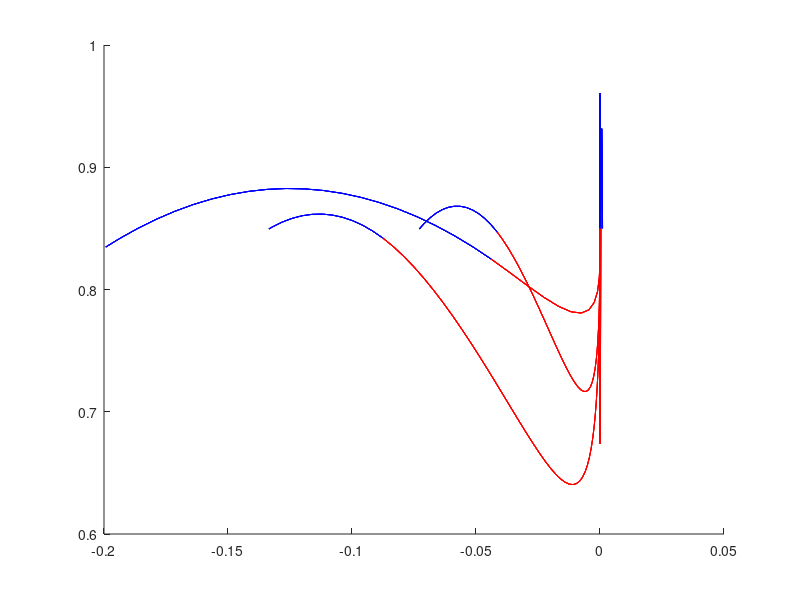
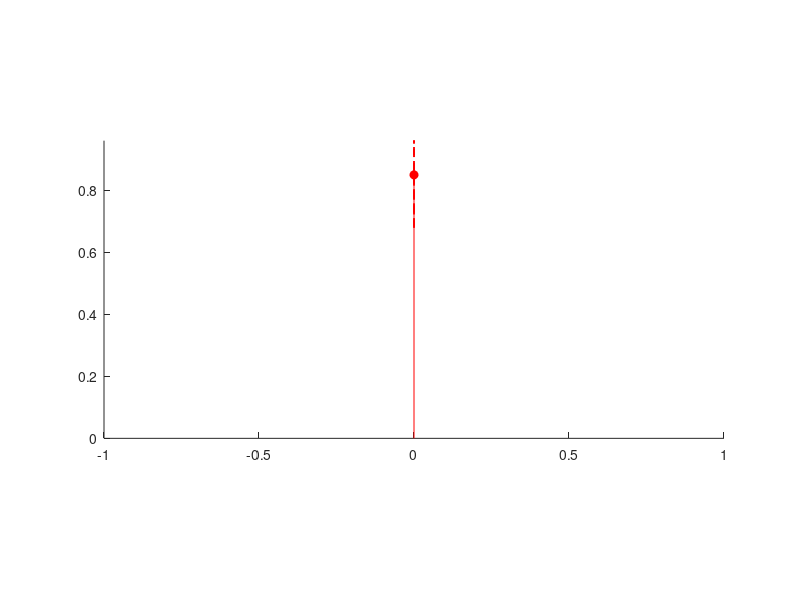
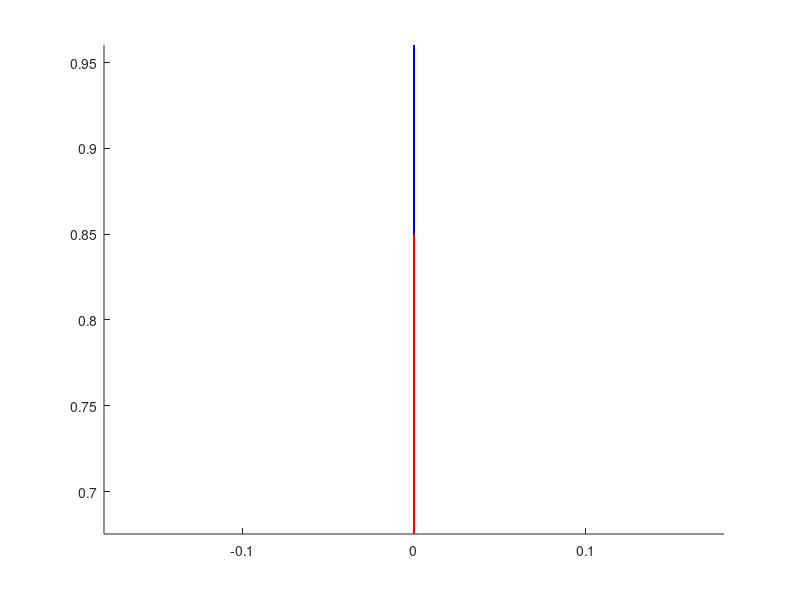

Write the MATLAB code that produced these figures, in order.
function hop()
    g=9.8;    m=72.5748; L0=.85;
    k=16*72*10*21.5;
    
    vx = 0;
    
    N = 1000;      % Number of Samples
    tSim = 10;     % Max Sim time
    
    tdPos = [];
    tdAng = pi/6;
    
    tStanceDes = .35*.45; % .35s estimated from paper
    tFlightDes = .35*.55;
    %tStanceDes = 0.2633;
    %tFlightDes = 0.2633/.45*.55;
    
    % for 3.5 m/s
    %tStanceDes=.225;
    %tFlightDes=.225/.64*(1-.64);
    
    % for 2.6 m/s
    tStanceDes=.3;
    tFlightDes=.3;
    
    
    figure(1)
    clf;
    hold on;
    global zs foots
    
    function dz = flightDynamics(t,z)
       dz = z;
       x = z(1); xdot = z(2);
       y = z(3); ydot = z(4);
       dz(1) = xdot;
       dz(2) = 0;
       
       dz(3) = ydot;
       dz(4) = -g;
    end
    function [value isterminal direction] = flightEvents(t,z)
       value = z(3)-L0*cos(tdAng);
       isterminal = 1;	direction = -1;
    end
    function dz  = stanceDynamics(t,z)
       dz = z;
       x = z(1); xdot = z(2);
       y = z(3); ydot = z(4);
       
       len = norm([x-tdPos(1) y]);
       dz(1) = xdot;
       dz(2) = 1/m * ( k * (L0 - len) * (x-tdPos(1)) / len);
       
       dz(3) = ydot;
       dz(4) = -g + 1/m * ( k * (L0 - len) * y / len);
    end
    function [value isterminal direction] = stanceEvents(t,z)
       x = z(1); xdot = z(2);
       y = z(3); ydot = z(4);
       
       len = norm([x-tdPos(1) y]);
       value = len-L0;
       isterminal = 1;	direction = +1;
    end

    function [t_out z_out foot_out tf zf en loTime] = simulatePeriod(t0,params,x0)
        flightOptions = odeset('Events',@flightEvents,'AbsTol',1e-9,'RelTol',1e-9);
        stanceOptions = odeset('Events',@stanceEvents,'AbsTol',1e-9,'RelTol',1e-9); 
        
        xorig = 0;
        if nargin==3
            xorig = x0;
        end
        

        z0 = [xorig vx L0*cos(params(1)) params(2)];  
        k = params(3);
        tdAng = params(1);
        
        
        en = [];
        tspan = linspace(t0,t0+tSim,N);
        tdPos = [z0(1)+z0(3)*tan(tdAng) 0];
        %tdPos = [z0(1)+L0*sin(tdAng) z0(3)-L0*cos(tdAng)];
        
        % Simulation Stance
        [t z tf zf] = ode45(@stanceDynamics,tspan,z0,stanceOptions);
        leg = z(:,[1 3]) - ones(length(t),1)*tdPos;
        
        if nargout == 7
            loTime = tf;
        end
                    
        vel = z(:,[2 4]);
        en = m*g*z(:,3) + 1/2 * k * (sqrt(sum(leg.^2,2))-L0).^2 + 1/2*m*sum(vel.^2,2);
        foot = ones(length(z(:,1)),1)*tdPos;
        
        plot(z(:,1),z(:,3),'r');
        %plot(z(:,1),sqrt(L0^2-(z(:,1)-tdPos(1)).^2),'k--')
        
        z_out = z;
        t_out = t;
        foot_out = foot;
        
        if length(tf) == 0
            'break after stance'
            return;
        end
        
        tspan = linspace(tf,tf+tSim,N);
        [t z tf zf] = ode45(@flightDynamics,tspan,zf,flightOptions);
        foot = [z(:,1)+L0*sin(tdAng) z(:,3)-L0*cos(tdAng)];
        
        vel = z(:,[2 4]);
        en2 = m*g*z(:,3) + 1/2*m*(z(:,2).^2 + z(:,4).^2);
        en = [en ; en2];
        
        plot(z(:,1),z(:,3),'b');
        %plot([z(1,1) z(end,1)],[L0*cos(tdAng) L0*cos(tdAng)],'k--')
        
        t_out = [t_out ; t];
        z_out = [z_out ; z];
        foot_out = [ foot_out ; foot]; 
    end
    function output = periodResidual(params)
        [t z foot tf zf en loTime] = simulatePeriod(0,params);
        output = [0 0 0 0];
        if length(tf)==0
            output(1) = vx - z(end,2);
            output(2) = params(2) - z(end,4);
            output(3) = loTime - tStanceDes;
            output(4) = (t(end)-loTime) - tFlightDes;
        else
            output(1) = vx - z(end,2);
            output(2) = params(2) - z(end,4);
            
            output(3) = loTime - tStanceDes;
            
            
            output(4) = (tf-loTime) - tFlightDes;
        end
    end
    
    %% Initial guesses
    % z0initial = [0 3.5	L0*cos(tdAng)	-0.424237]'; % Cycle (a) stable run like cycle 
    % z0initial = [0 1.5  L0*cos(tdAng) -1.8]';        % Cycle (b) Unstable high cycle 
    
    % Other Limit Cycles
    % z0initial = [0 1.5  L0*cos(tdAng) -.8]'; % unstable cycle
    % z0initial = [0 3    0.8660   0]';     %  vert unstable cycle low
    % z0initial = [0 .3  L0*cos(tdAng) -.2]'; % another stable cycle X
   
    paramsInitial = [pi/6 -1.459228 16*72*10];
     
    paramsInitial = [.19 -1.2250 6.6683e+04]
    
    %% Find Orbit
    params0 = paramsInitial;
    options = optimset('display','iter');
    [params resnorm res] = lsqnonlin(@periodResidual,params0,[-pi/20,-inf,16*72*2],[pi/4,-.1,16*72*100*21.5],options);
    res
    ang = params(1)
    vy = params(2)
    k = params(3)
    [t z foot tf zf] = simulatePeriod(0,params);
    zf
    
    params
    
    [t z foot tf zf] = simulatePeriod(0,params);    
    
    %% Optional Distrubance

    z0 = zf;
    z0(1) = 0;
    x0 = 0;
    %zf = z0;    
    tf = 0;
    foot0 = [z0(1)+L0*sin(tdAng) z0(3)-L0*cos(tdAng)];
    
	J = 5;         % Number of Jumps
    ts = []; zs = []; ens = [];
    
    
    figure(15); clf; hold on; axis equal
    
    %% Simulate Multiple Steps
    foots = [];
    tfs=[];
    los=[];
    for i = 1:J
        
        [t z foot tf zf energy lo] = simulatePeriod(tf,params,x0);
        x0 = zf(1);
        tfs=[tfs tf];
        los=[los lo];
        ts = [ts ; t]; zs = [zs ; z]; foots = [foots ; foot];
        ens = [ens ; energy];
        if length(tf) == 0
            'break after sim'
            break;
        end
        %fprintf(1,'%f\t',zf);
        %fprintf(1,'\n');
    end
    
    fprintf(1,'\n');
    fprintf(1,'%f\t',z0);
    fprintf(1,'\n');
    
    tic
        %% Hopping Animation
	figure(2); clf; hold on;
    hOA = plot([z0(1) z0(3)],[foot0(1) foot0(2)],'r');
    hA = plot(z0(1),z0(3),'ro');
    hHist = plot(z0(1),z0(3),'r--');
    axis equal;
    axis([-1 max(zs(:,1))+1 0 max(zs(:,3))]); 
    set(hA,'markerfacecolor','r');
    startTime = cputime;
    for i = 1:1:length(ts)
        set(hOA,'ydata',[zs(i,3) foots(i,2)],'xdata',[zs(i,1) foots(i,1)]);
        set(hA,'ydata',zs(i,3),'xdata',zs(i,1));
        set(hHist,'ydata',zs(1:i,3),'xdata',zs(1:i,1));
        %while (cputime-startTime) < ts(i)
            pause(.00001);
        %end
    end
    toc
    ts(end)


     
    %% Point Mass Trajectory
    plot(zs(:,1),0*zs(:,1),'k');
    axis([-1 max(zs(:,1))+1 0 max(zs(:,3))]); 
    
    %% Energy Plot    
%     figure(4)
%     title('Energy');
%     plot(ts,ens)
Stiffness = params(3);
vx = vx;
Stance = los(1);
Period = tfs(1);
DutyFactor = Stance/Period/2;
Length = Period*vx;

fprintf(1,'theta=\t%f\t=%f deg\n',ang,ang*180/pi);
fprintf(1,'K = \t%f\n',Stiffness);
fprintf(1,'Vx = \t%f\n',vx);
fprintf(1,'Vy = \t%f\n',vy);
fprintf(1,'T  = \t%f\n',Period);
fprintf(1,'Cad  = \t%f\n',60/Period);
fprintf(1,'t_c = \t%f\n',Stance);
fprintf(1,'DF = \t%f\n',DutyFactor);
fprintf(1,'SL = \t%f\n',Length);
fprintf(1,'hMax = \t%f\n',max(zs(:,3)));

fprintf(1,'px = \t%f\n',L0*sin(ang));
fprintf(1,'py = \t%f\n',-L0*cos(ang));



    
    
end